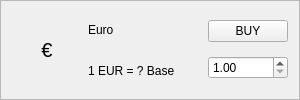
                 <widget class="QFrame" name="card_eur">
                  <property name="minimumSize">
                   <size>
                    <width>0</width>
                    <height>100</height>
                   </size>
                  </property>
                  <property name="maximumSize">
                   <size>
                    <width>16777215</width>
                    <height>120</height>
                   </size>
                  </property>
                  <property name="frameShape">
                   <enum>QFrame::StyledPanel</enum>
                  </property>
                  <property name="frameShadow">
                   <enum>QFrame::Raised</enum>
                  </property>
                  <layout class="QHBoxLayout" name="horizontalLayout_13">
                   <item>
                    <widget class="QLabel" name="lbl_icon_eur">
                     <property name="minimumSize">
                      <size>
                       <width>70</width>
                       <height>70</height>
                      </size>
                     </property>
                     <property name="font">
                      <font>
                       <pointsize>15</pointsize>
                      </font>
                     </property>
                     <property name="text">
                      <string>€</string>
                     </property>
                     <property name="alignment">
                      <set>Qt::AlignCenter</set>
                     </property>
                    </widget>
                   </item>
                   <item>
                    <layout class="QVBoxLayout" name="verticalLayout_18">
                     <item>
                      <widget class="QLabel" name="lbl_name_eur">
                       <property name="minimumSize">
                        <size>
                         <width>0</width>
                         <height>0</height>
                        </size>
                       </property>
                       <property name="text">
                        <string>Euro</string>
                       </property>
                      </widget>
                     </item>
                     <item>
                      <widget class="QLabel" name="lbl_rate_eur">
                       <property name="minimumSize">
                        <size>
                         <width>0</width>
                         <height>0</height>
                        </size>
                       </property>
                       <property name="text">
                        <string>1 EUR = ? Base</string>
                       </property>
                      </widget>
                     </item>
                    </layout>
                   </item>
                   <item>
                    <spacer name="horizontalSpacer_13">
                     <property name="orientation">
                      <enum>Qt::Horizontal</enum>
                     </property>
                     <property name="sizeType">
                      <enum>QSizePolicy::Expanding</enum>
                     </property>
                     <property name="sizeHint" stdset="0">
                      <size>
                       <width>27</width>
                       <height>20</height>
                      </size>
                     </property>
                    </spacer>
                   </item>
                   <item>
                    <layout class="QVBoxLayout" name="verticalLayout_21">
                     <item>
                      <widget class="QPushButton" name="buy_eur_button">
                       <property name="text">
                        <string>BUY</string>
                       </property>
                      </widget>
                     </item>
                     <item>
                      <widget class="QDoubleSpinBox" name="dsb_amount_eur">
                       <property name="minimum">
                        <double>1.000000000000000</double>
                       </property>
                      </widget>
                     </item>
                    </layout>
                   </item>
                  </layout>
                 </widget>
